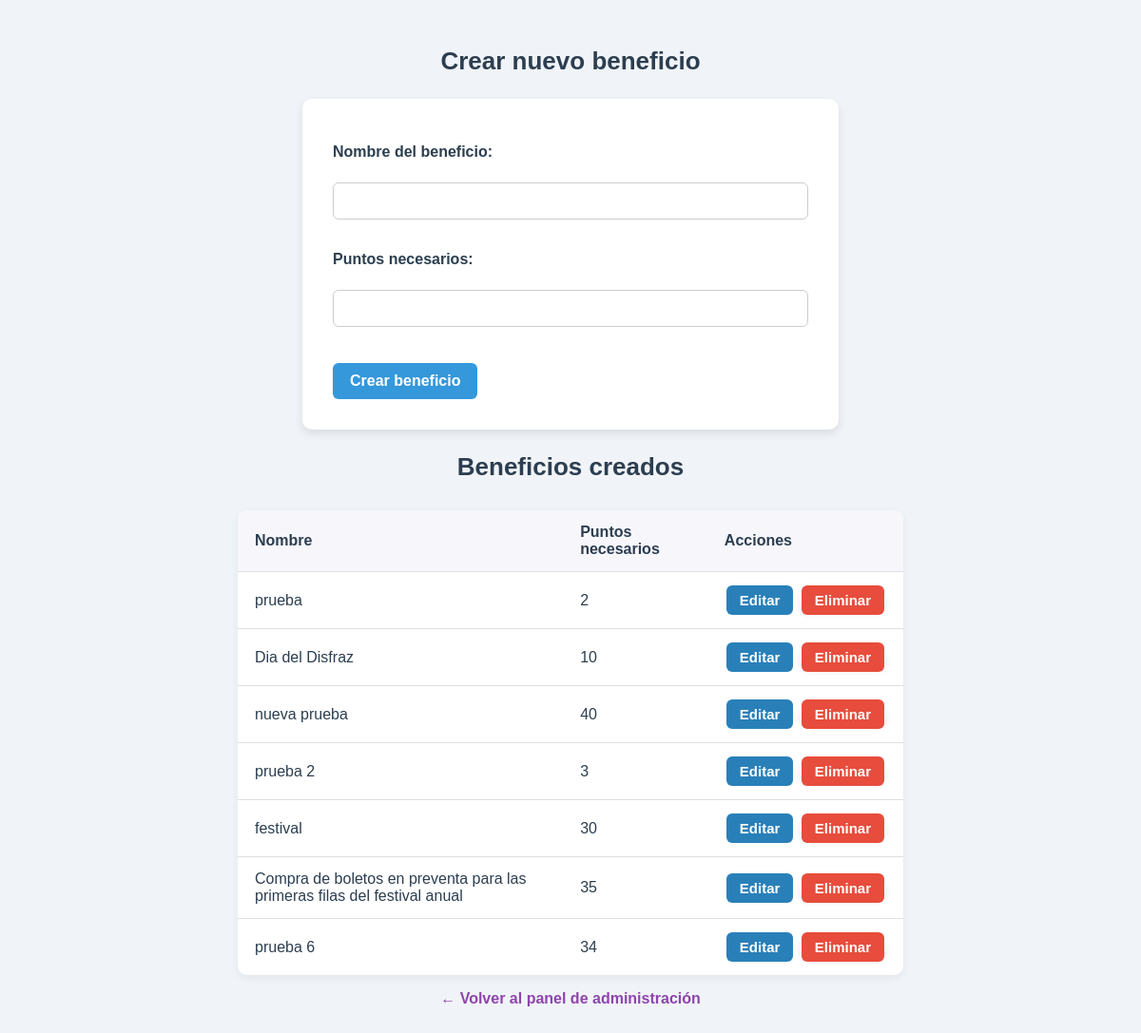
Before: /admin/crear_beneficio (signed in) with the older database file.
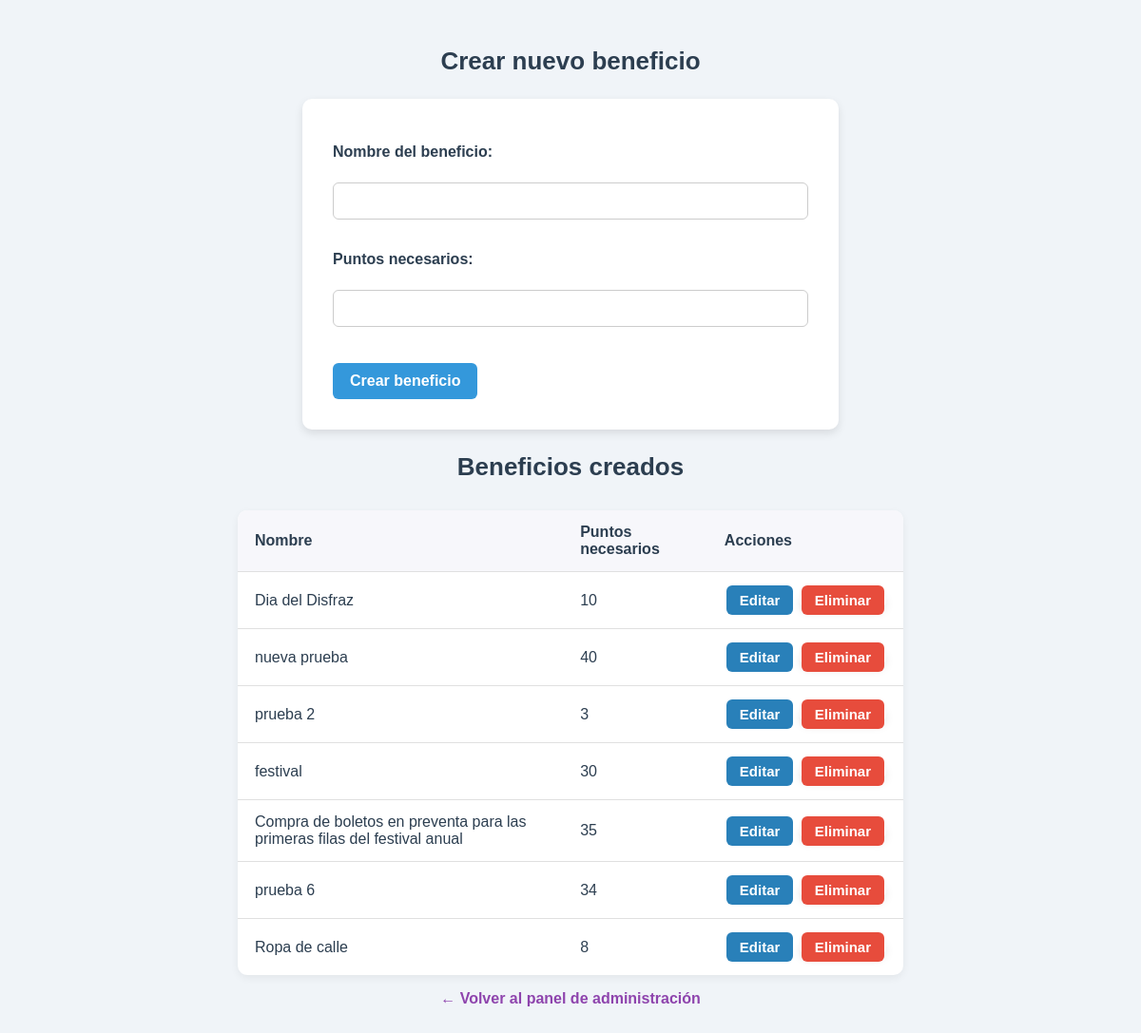
After: the same page with the newer database file.
### app/models.py (models this page shows)
class Beneficio(db.Model):
    id = db.Column(db.Integer, primary_key=True)
    nombre = db.Column(db.String(100), nullable=False)
    puntos_requeridos = db.Column(db.Integer, nullable=False)

### app/routes.py (the view, shortened to what this page needs)
@app.route('/admin/crear_beneficio', methods=['GET', 'POST'])
def crear_beneficio():
    if 'admin_id' not in session:
        return redirect(url_for('login'))
    beneficios = Beneficio.query.all()
    return render_template('crear_beneficio.html', beneficios=beneficios)

### app/__init__.py (called while the page is built)
@app.before_request
def mantener_sesion_activa():
    session.permanent = True

### app/templates/crear_beneficio.html (shortened to what this page needs)
<!DOCTYPE html>
<html>
<head>
    <link rel="stylesheet" href="{{ url_for('static', filename='css/crear.css') }}">
</head>
<body>
    <h1>Crear nuevo beneficio</h1>
    <form method="POST" action="{{ url_for('crear_beneficio') }}">
        <label for="nombre">Nombre del beneficio:</label><br>
        <input type="text" id="nombre" name="nombre" required><br><br>
        <label for="puntos_requeridos">Puntos necesarios:</label><br>
        <input type="number" id="puntos_requeridos" name="puntos_requeridos" required><br><br>
        <button type="submit">Crear beneficio</button>
    </form>
    <h2>Beneficios creados</h2>
    {% if beneficios %}
    <table class="transactions">
    <thead>
        <tr>
            <th>Nombre</th>
            <th>Puntos necesarios</th>
            <th>Acciones</th>
        </tr>
    </thead>
    <tbody>
        {% for beneficio in beneficios %}
        <tr>
            <td>{{ beneficio.nombre }}</td>
            <td>{{ beneficio.puntos_requeridos }}</td>
            <td style="white-space: nowrap; vertical-align: middle;">
            <a href="{{ url_for('editar_beneficio', beneficio_id=beneficio.id) }}" class="btn-action">Editar</a>
            <form action="{{ url_for('eliminar_beneficio', beneficio_id=beneficio.id) }}" method="POST" style="display:inline;" onsubmit="return confirm('¿Seguro que deseas eliminar este beneficio?');">
                <button type="submit" class="btn-delete">Eliminar</button>
            </form>
            </td>
        </tr>
        {% endfor %}
    </tbody>
</table>
    {% else %}
    <p><em>No hay beneficios creados aún.</em></p>
    {% endif %}
    <p><a href="{{ url_for('panel_admin') }}">← Volver al panel de administración</a></p>
</body>
</html>

Changed rows visible on the page:
removed Beneficio: nombre "prueba", puntos_requeridos "2"
added Beneficio: nombre "Ropa de calle", puntos_requeridos "8"
